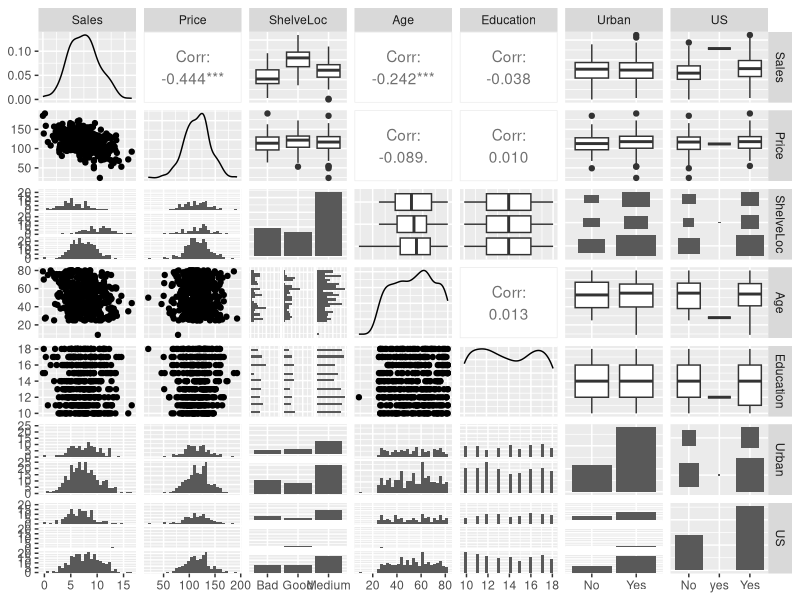
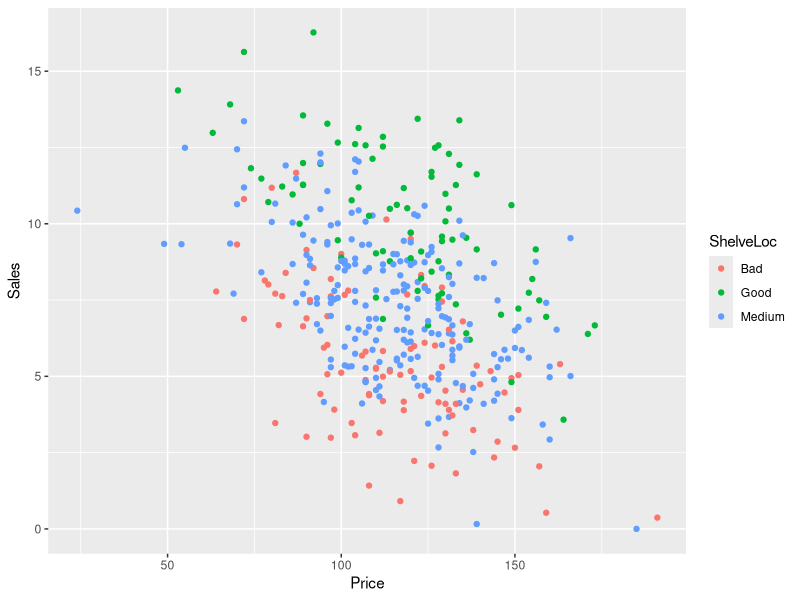

Write the R code that produced these figures, in order.
#setwd("~/University/statistical-learning/hws/hw1") #set working directory

#install.packages("tidyverse")
#install.packages("GGally")

#libraries
library(tidyverse)
library(GGally)

#1
carseats = read_delim("Carseats_mod.csv", delim=",", na = c(".", "NA"))

#2
summary(carseats)

#3
carseats2 <- na.omit(carseats)
summary(carseats2)

#4
carseats2 %>%
  select(Sales, Price:US) %>%
  ggpairs()

#5
levels(as.factor(carseats2$US))

carseats2 <- carseats2 %>%
  mutate(US = if_else(US == "yes", "Yes", US))

levels(as.factor(carseats2$US))

#6
carseats2 %>%
  group_by(Urban, ShelveLoc) %>%
  summarize(MeanSales = mean(Sales))

#7
ggplot(carseats2, aes(Price, Sales, color = ShelveLoc)) +
  geom_point()
